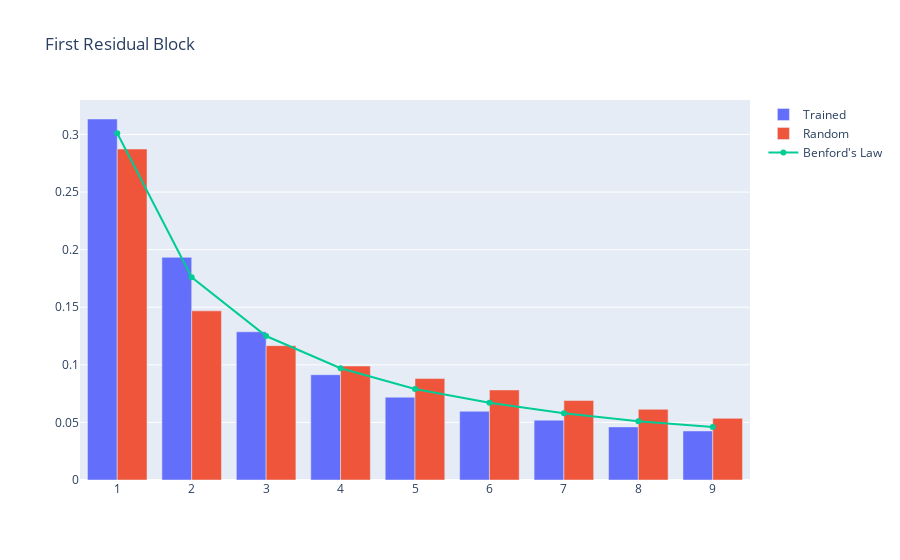

Here is the notebook cell this chart was saved with:
### Markdown cell above
## First Residual Block

### Code cell
fig = plot_model_bar(untrained.layer1, trained.layer1, "First Residual Block")
print(fig)

### Figure 1 — Plotly figure (JSON) as saved in the notebook; plotly's stock layout.template omitted (floating-point values rounded to 4 significant figures)
{"data": [{"name": "Trained", "type": "bar", "x": [1, 2, 3, 4, 5, 6, 7, 8, 9], "y": [0.3134, 0.1933, 0.1287, 0.09141, 0.07189, 0.05966, 0.05194, 0.04612, 0.04258]}, {"name": "Random", "type": "bar", "x": [1, 2, 3, 4, 5, 6, 7, 8, 9], "y": [0.2874, 0.1469, 0.1167, 0.09896, 0.08809, 0.0782, 0.06897, 0.06138, 0.05354]}, {"name": "Benford's Law", "type": "scatter", "x": [1, 2, 3, 4, 5, 6, 7, 8, 9], "y": [0.301, 0.176, 0.125, 0.097, 0.079, 0.067, 0.058, 0.051, 0.046]}], "layout": {"barmode": "group", "title": {"text": "First Residual Block"}}}
